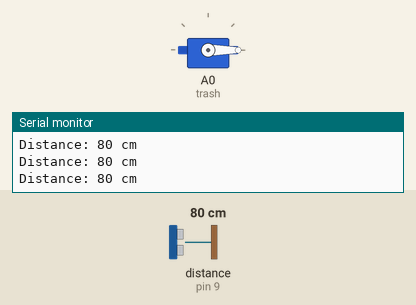
This sketch was run on a simulated Arduino Mega 2560, built with avr-gcc and run on an emulated ATmega2560. Shown: servo, the last lines printed to the serial monitor. Wiring (inferred from the names in the program): ultrasonic range finder: trigger pin 10; echo pin 9. The inputs (shaded band) are chosen by the test bench; at power-on: distance to the obstacle (sensor on pin 9) 80 cm. The echo pulse lasts 58.3 µs per cm.

Above: at 1.2 s.
1.3 s: distance to the obstacle (sensor on pin 9) set to 8 cm
2.8 s: distance to the obstacle (sensor on pin 9) set to 5 cm
At 3.4 s:
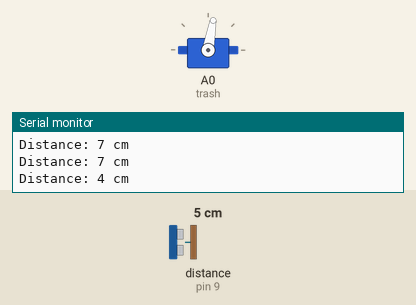
4.3 s: distance to the obstacle (sensor on pin 9) set to 9 cm
5.8 s: distance to the obstacle (sensor on pin 9) set to 13 cm
At 6.4 s:
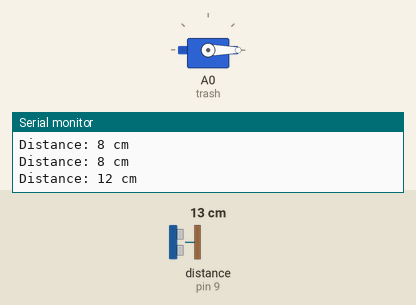
7.3 s: distance to the obstacle (sensor on pin 9) set to 2 cm
At 8.1 s:
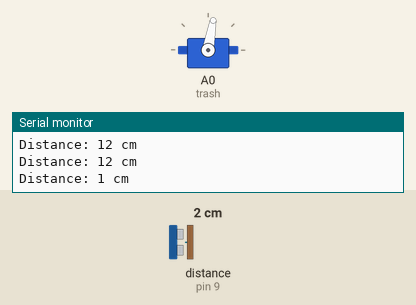
Timing chart, 0 to 9.8 s (numbered marks = the images above; inputs shaded):
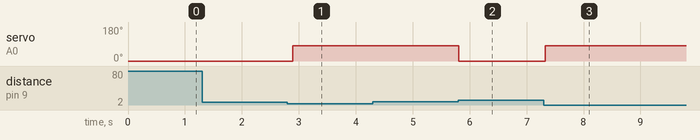

The sketch:

servo.ino
```cpp
#include <Servo.h>      // 서보 라이브러리 사용

Servo trash;            // trash 라는 이름의 서보 선언

int trig = 10;          // 초음파센서 trig핀
int echo = 9;           // 초음파센서 echo핀

bool isOpen = false;    // 뚜껑 상태 확인용 변수

void setup() {
  trash.attach(A0);      // 서보모터 핀 연결 (A0번)
  Serial.begin(9600);    // 시리얼 통신 속도 설정
  pinMode(trig, OUTPUT); // 트리거 핀 출력 모드
  pinMode(echo, INPUT);  // 에코 핀 입력 모드

  trash.write(0);        // 초기 뚜껑 닫힘 상태
}

void loop() {
  long duration, distance;

  // 초음파 거리 측정
  digitalWrite(trig, LOW);
  delayMicroseconds(2);
  digitalWrite(trig, HIGH);
  delayMicroseconds(10);
  digitalWrite(trig, LOW);

  duration = pulseIn(echo, HIGH);
  distance = duration / 58;  // cm 변환

  Serial.print("Distance: ");
  Serial.print(distance);
  Serial.println(" cm");

  // 가까이 접근했을 때 뚜껑 열기
  if (distance > 0 && distance <= 5 && !isOpen) {
    trash.write(80);    // 뚜껑 열기
    isOpen = true;      // 열린 상태로 변경
    delay(1000);        // 안정적인 동작을 위한 딜레이
  }

  // 멀어졌을 때 뚜껑 닫기 (예: 10cm 이상 떨어지면 닫힘)
  if (distance > 10 && isOpen) {
    trash.write(0);     // 뚜껑 닫기
    isOpen = false;     // 닫힌 상태로 변경
    delay(500);         // 딜레이로 중복 감지 방지
  }

  delay(100); // 기본 루프 딜레이 (빠른 감지용)
}
```

Measured:
- the behaviour switches between 7 and 6 cm on distance to the obstacle (sensor on pin 9) (found by bisection; images 0 and 1)
- the behaviour switches between 11 and 12 cm on distance to the obstacle (sensor on pin 9) (found by bisection; images 1 and 2)
- after the input at 2.8 s, servo on A0 (trash): 0° → 80° after 0.09 s
- after the input at 5.8 s, servo on A0 (trash): 80° → 0° at once
- after the input at 7.3 s, servo on A0 (trash): 0° → 80° at once
